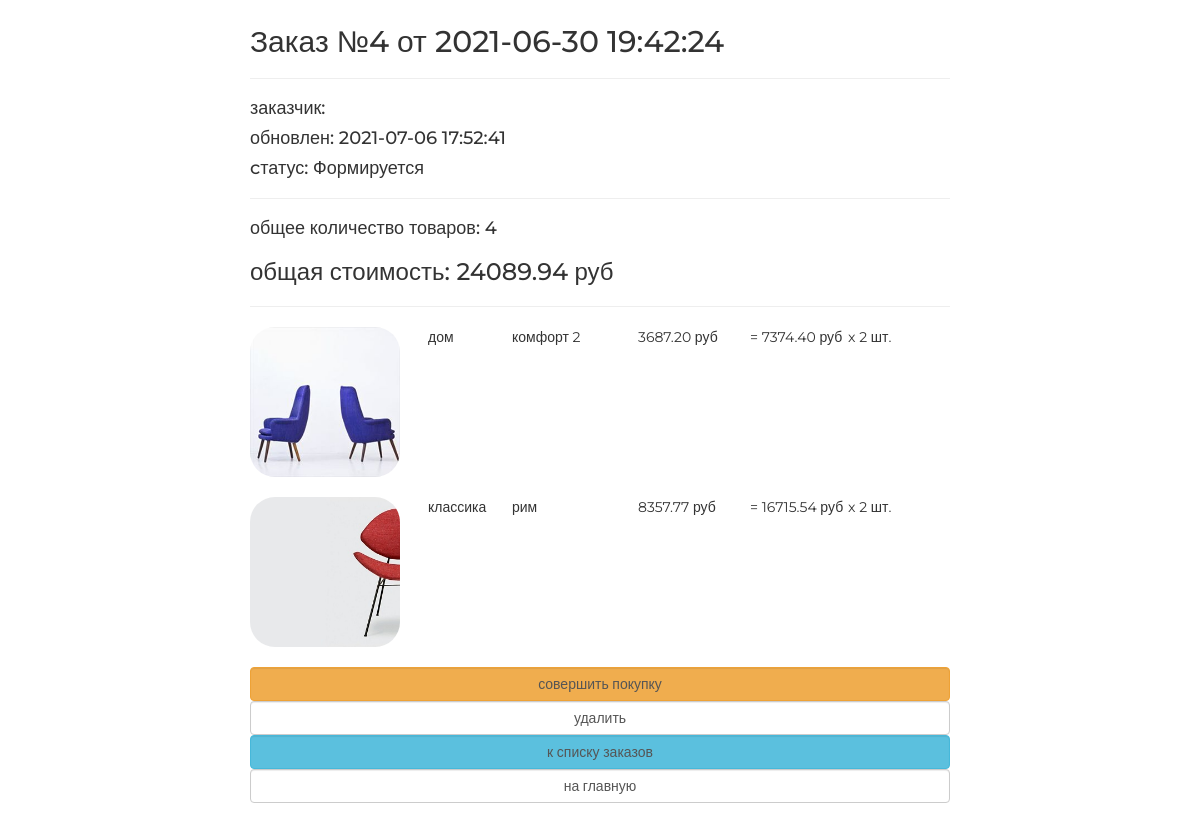
Before: /order/read/4/ with the older database file.
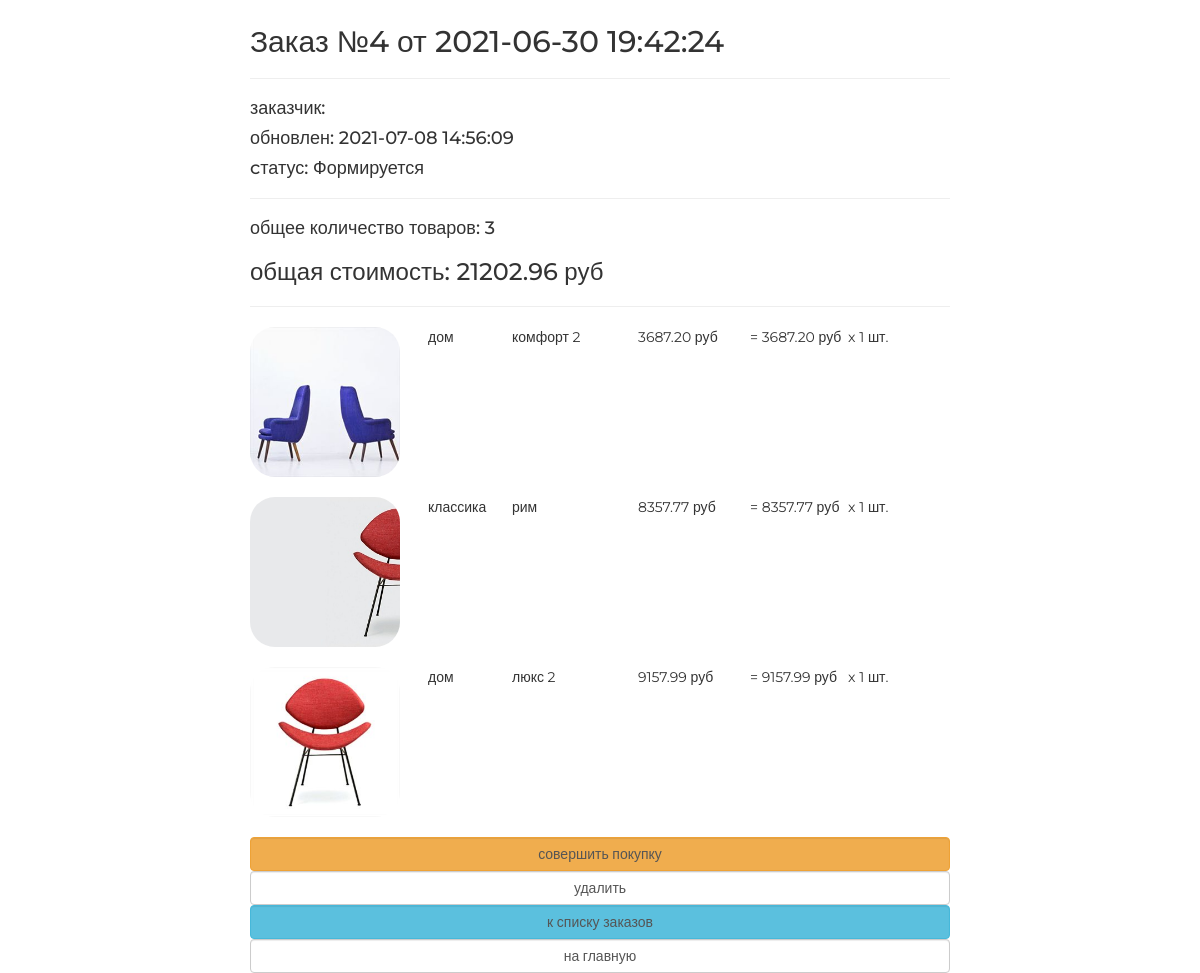
After: the same page with the newer database file.
### ordersapp/models.py (models this page shows, shortened)
class Order(models.Model):
    FORMING = 'FM'
    SENT_TO_PROCEED = 'STP'
    PROCEEDED = 'PRD'
    PAID = 'PD'
    READY = 'RD'
    CANCEL = 'CNC'
    DELIVERED = 'DVD'
    STATUSES = (
        (FORMING, 'Формируется'),
        (SENT_TO_PROCEED, 'Отправлен в обработку'),
        (PROCEEDED, 'Обработан'),
        (PAID, 'Оплачен'),
        (READY, 'Готов к выдаче'),
        (CANCEL, 'Отменен'),
        (DELIVERED, 'Выдан'),
    )
    user = models.ForeignKey(settings.AUTH_USER_MODEL, on_delete=models.CASCADE)
    created = models.DateTimeField(auto_now_add=True, verbose_name='создан')
    updated = models.DateTimeField(auto_now=True, verbose_name='обновлен')
    is_active = models.BooleanField(default=True)
    status = models.CharField(choices=STATUSES, default=FORMING, verbose_name='статус', max_length=3)
    def get_total_quantity(self):
        _items = self.orderitems.select_related()
        _totalquantity = sum(list(map(lambda x: x.quantity, _items)))
        return _totalquantity
    def get_total_cost(self):
        _items = self.orderitems.select_related()
        _totalcost = sum(list(map(lambda x: x.get_product_cost(), _items)))
        return _totalcost

class OrderItem(models.Model):
    order = models.ForeignKey(Order, on_delete=models.CASCADE, related_name='orderitems')
    product = models.ForeignKey(Product, on_delete=models.CASCADE, verbose_name='продукт')
    quantity = models.PositiveSmallIntegerField(default=0, verbose_name='количество')
    def get_product_cost(self):
        return self.product.price * self.quantity

### mainapp/models.py (models this page shows, shortened)
class Product(models.Model):
    category = models.ForeignKey(ProductCategory, on_delete=models.CASCADE)
    name = models.CharField(verbose_name='имя продукта', max_length=128)
    image = models.ImageField(upload_to='products_images', blank=True)
    short_desc = models.CharField(verbose_name='краткое описание продукта', max_length=60, blank=True)
    description = models.TextField(verbose_name='описание продукта', blank=True)
    price = models.DecimalField(verbose_name='цена продукта', max_digits=8, decimal_places=2, default=0)
    quantity = models.PositiveIntegerField(verbose_name='количество на складе', default=0)
    is_active = models.BooleanField(verbose_name='категория активна', default=True)

class ProductCategory(models.Model):
    name = models.CharField(verbose_name='название категории', max_length=64, unique=True)
    description = models.TextField(verbose_name='описание категории', blank=True)
    is_active = models.BooleanField(verbose_name='категория активна', default=True)

### ordersapp/views.py (the view)
# urls.py: path('read/<pk>/', ordersapp.OrderRead.as_view(), name='read'),
class OrderRead(DetailView):
    model = Order

### adminapp/templatetags/my_tags.py (called while the page is built)
def media_folder_products(string):
    if not string:
        string = 'products_images/default.jpg'
    new_string = "{}{}".format(URL_PREFIX, string)
    return new_string

### mainapp/context_processors.py (called while the page is built)
def basket(request):
    basket_list = []
    if request.user.is_authenticated:
        basket_list = Basket.objects.filter(user=request.user)
    return {
        'basket': basket_list
    }

### ordersapp/templates/ordersapp/order_detail.html
{% extends "ordersapp/base.html" %}
{% load static %}
{% load my_tags %}
{% block content %}
   {% include 'ordersapp/includes/inc_order_summary.html' %}
   <div class="basket_list">
       {% for item in object.orderitems.select_related %}
           <div class="basket_record">
               <img src="{{ item.product.image|media_folder_products }}"
                    alt="{{ item.product.short_desc }}">
               <span class="category_name">
                   {{ item.product.category.name }}
               </span>
               <span class="product_name">{{ item.product.name }}</span>
               <span class="product_price">
                   {{ item.product.price }}&nbspруб
               </span>
               <span class="product_quantitiy">
                   x {{ item.quantity }} шт.
               </span>
               <span class="product_cost">
                    = {{ item.get_product_cost }}&nbspруб
               </span>
           </div>
       {% endfor %}
   </div>
   {% include 'ordersapp/includes/inc_order_actions.html' %}
{% endblock %}

### ordersapp/templates/ordersapp/base.html (shortened to what this page needs)
<!DOCTYPE html>
{% load static %}
<html>
<head>
    {% block css %}
        <link rel="stylesheet" type="text/css" href="{% static 'css/bootstrap.min.css' %}">
        <link rel="stylesheet" type="text/css" href="{% static 'css/style.css' %}">
        <link rel="stylesheet" href="{% static 'fonts/font-awesome/css/font-awesome.css' %}">
    {% endblock %}
</head>
<body>
	<div class="basket_container">
        {% block content %}
        {% endblock %}
	</div>
</body>
</html>

### ordersapp/templates/ordersapp/includes/inc_order_summary.html (shortened to what this page needs)
{% if object %}
   <div class="h2">Заказ №{{ object.pk }} от {{ object.created|date:"Y-m-d H:i:s" }}</div>
   <hr>
   <div class="h4">заказчик: {{ user.last_name }} {{ user.first_name }} </div>
   <div class="h4">обновлен: {{ object.updated|date:"Y-m-d H:i:s" }}</div>
   <div class="h4">cтатус: {{ object.get_status_display }}</div>
   <hr>
   <div class="h4">
       общее количество товаров: <span class="order_total_quantity">{{ object.get_total_quantity }}</span>
   </div>
   <div class="h3">
       общая стоимость: <span class="order_total_cost">{{ object.get_total_cost }}</span> руб
   </div>
{% endif %}
<hr>

### ordersapp/templates/ordersapp/includes/inc_order_actions.html
{% if object.status == 'FM' %}
   <button class="btn btn-warning btn-round form-control last">
       <a href="{% url 'order:forming_complete' object.pk %}">
           совершить покупку
       </a>
   </button>
   <button class="btn btn-default btn-round form-control last">
       <a href="{% url 'order:delete' object.pk %}">удалить</a>
   </button>
{% endif %}
<button class="btn btn-info btn-round form-control last">
   <a href="{% url 'order:list' %}">
       к списку заказов
   </a>
</button>
<button class="btn btn-default btn-round form-control last">
   <a href="{% url 'main' %}">на главную</a>
</button>

### static/css/style.css (style rules this page uses)
* { margin: 0; padding: 0; }
body { font-family: 'Montserrat', sans-serif; }
html, body { height: 100%; }
.basket_container { margin: 25px auto; width: 700px; }
.basket_list span.category_name { margin-left: 2em; width: 5em; position: relative; display: block; float: left; }
.basket_list span.product_name { margin-left: 1em; width: 8em; position: relative; display: block; float: left; }
.basket_list span.product_price { margin-left: 1em; width: 7em; position: relative; display: block; float: left; }
.basket_list span.product_cost { margin-left: 1em; width: 7em; position: relative; display: block; float: left; }
.basket_list .basket_record { position: relative; display: block; height: 170px; float: none; }
.basket_container button a { text-decoration: none; color: #555; }
.basket_container img { display: block; float: left; width: 150px; border-radius: 25px; }

Changed rows visible on the page:
changed Order "Формируется": updated "2021-07-06 17:52:41" → "2021-07-08 14:56:09"; get_total_quantity "4" → "3"; get_total_cost "24089.94" → "21202.96"
changed OrderItem "комфорт 2": quantity "2" → "1"; get_product_cost "7374.40" → "3687.20"
changed OrderItem "классика": quantity "2" → "1"; get_product_cost "16715.54" → "8357.77"
added OrderItem: product.image|media_folder_products (picture), product.category.name "дом", product.name "люкс 2", product.price "9157.99", quantity "1", get_product_cost "9157.99"
